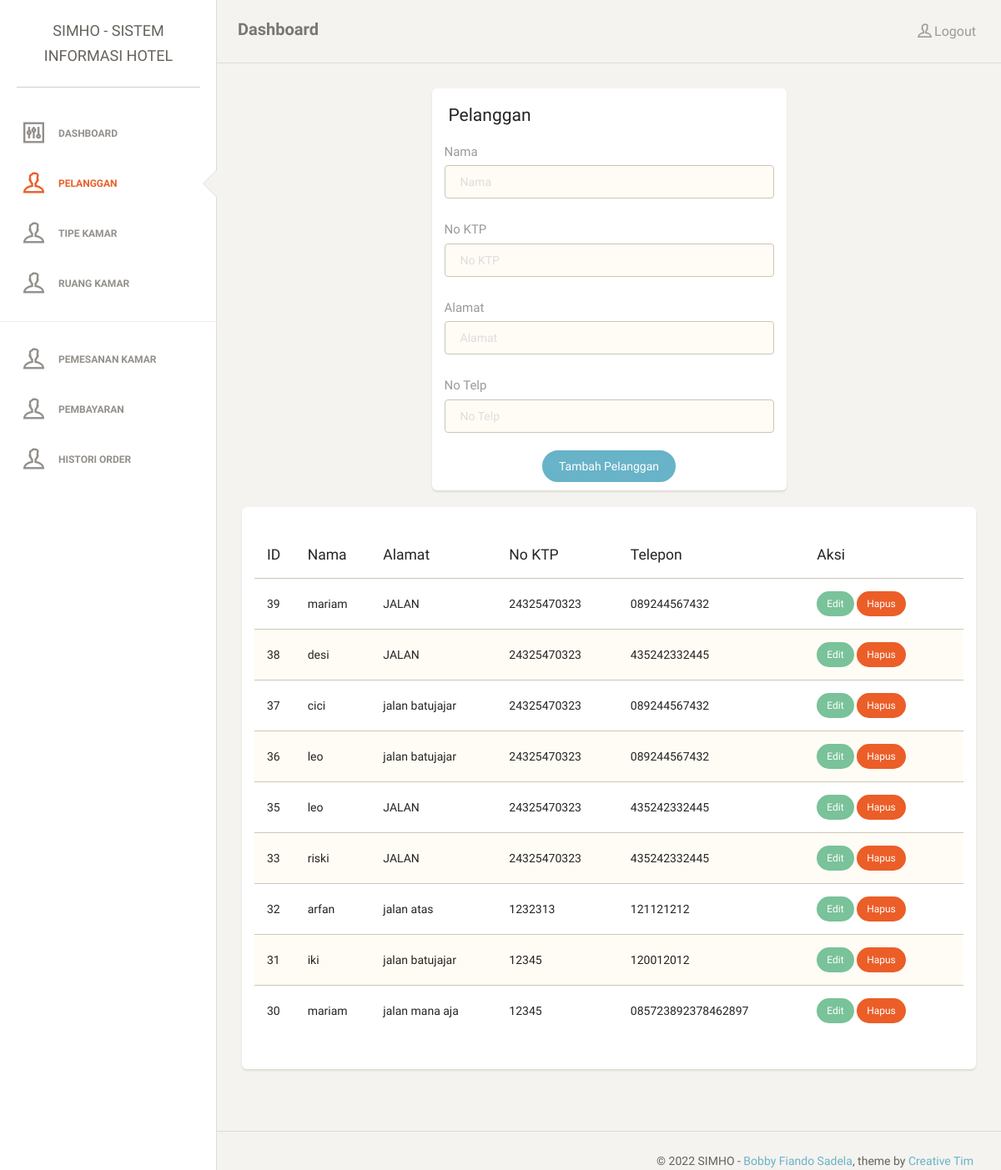
/simho/admin/pelanggan.php (signed in), run on the app's committed database.
### tables this page shows
CREATE TABLE `pelanggan` (
  `idpelanggan` int(11) NOT NULL,
  `nama` varchar(45) NOT NULL,
  `alamat` varchar(45) NOT NULL,
  `no_ktp` varchar(18) NOT NULL,
  `telepon` varchar(18) NOT NULL
);

### simho/admin/content/pelanggan.php (the view, shortened to what this page needs)
<?php
  $pelanggan = mysqli_query($connect, "SELECT * FROM pelanggan ORDER BY idpelanggan DESC");
?>
  <div class="col-md-6 col-md-offset-3">
    <div class="card">
      <div class="header">
        <h4 class="title">Pelanggan</h4>
      </div>
      <div class="content">
        <form method="post" action="<?php $_SERVER['PHP_SELF']; ?>">
          <div class="row">
            <div class="col-md-12">
              <div class="form-group">
                <label>Nama</label>
                <input type="text" name="nama" class="form-control border-input" placeholder="Nama" value="">
              </div>
            </div>
          </div>
          <div class="row">
            <div class="col-md-12">
              <div class="form-group">
                <label>No KTP</label>
                <input type="text" name="no_ktp" class="form-control border-input" placeholder="No KTP" value="">
              </div>
            </div>
          </div>
          <div class="row">
            <div class="col-md-12">
              <div class="form-group">
                <label>Alamat</label>
                <input type="text" name="alamat" class="form-control border-input" placeholder="Alamat" value="">
              </div>
            </div>
          </div>
          <div class="row">
            <div class="col-md-12">
              <div class="form-group">
                <label>No Telp</label>
                <input type="text" name="telepon" class="form-control border-input" placeholder="No Telp" value="">
              </div>
            </div>
          </div>
          <div class="text-center">
            <button type="submit" class="btn btn-info btn-fill btn-wd" name="submit">Tambah Pelanggan</button>
          </div>
      </div>
    </div>
  </div>
  <div class="col-md-12">
<div class="card">
  <div class="content">
    <div class="content table-responsive table-full-width">
      <?php if (empty($pelanggan)): ?>
      <h3>Data Pelanggan kosong !</h3>
      <?php else: ?>
      <table class="table table-striped">
        <thead>
          <tr>
            <th>ID</th>
            <th>Nama</th>
            <th>Alamat</th>
            <th>No KTP</th>
            <th>Telepon</th>
            <th>Aksi</th>
          </tr>
        </thead>
        <tbody>
          <?php foreach ($pelanggan as $k => $v): ?>
          <tr>
            <td>
              <?php echo $v['idpelanggan']; ?>
            </td>
            <td>
              <?php echo $v['nama']; ?>
            </td>
            <td>
              <?php echo $v['alamat']; ?>
            </td>
            <td>
              <?php echo $v['no_ktp']; ?>
            </td>
            <td>
              <?php echo $v['telepon']; ?>
            </td>
            <td>
              <a href="pelanggan.php?aksi=edit&id=<?php echo $v['idpelanggan']; ?>" class="btn btn-success btn-fill btn-sm">Edit</a>
              <a href="pelanggan.php?aksi=hapus&id=<?php echo $v['idpelanggan']; ?>" class="btn btn-danger btn-fill btn-sm">Hapus</a>
            </td>
          </tr>
          <?php endforeach; ?>
        </tbody>
      </table>
      <?php endif; ?>
    </div>
  </div>
  </div>
  </div>

### simho/admin/lib/header.php (shortened to what this page needs)
<!doctype html>
<html lang="en">
<head>
    <link href="assets/css/bootstrap.min.css" rel="stylesheet" />
    <link href="assets/css/animate.min.css" rel="stylesheet"/>
    <link href="assets/css/paper-dashboard.css" rel="stylesheet"/>
    <link href="http://maxcdn.bootstrapcdn.com/font-awesome/latest/css/font-awesome.min.css" rel="stylesheet">
    <link href="assets/css/themify-icons.css" rel="stylesheet">
</head>
<body>

### simho/admin/pelanggan.php (shortened to what this page needs)
<?php include_once('lib/header.php'); ?>
<div class="wrapper">
  <?php include_once('lib/sidebar.php'); ?>
  <div class="main-panel">
    <?php include_once('lib/navbar.php'); ?>
    <div class="content">
      <div class="container-fluid">
        <div class="row">
          <?php if(isset($_GET['aksi']) && $_GET['aksi'] == 'edit') : ?>
            <?php include_once('content/edit_pelanggan.php'); ?>
          <?php else: ?>
            <?php include_once('content/pelanggan.php'); ?>
          <?php endif; ?>
        </div>
      </div>
    </div>
    <?php include_once("lib/footer-top.php"); ?>
  </div>
</div>
<?php include_once('lib/footer.php'); ?>

### simho/admin/lib/sidebar.php
<div class="sidebar" data-background-color="white" data-active-color="danger">
    	<div class="sidebar-wrapper">
            <div class="logo">
                <a href="http://www.creative-tim.com" class="simple-text">
                SIMHO - Sistem Informasi Hotel
                </a>
            </div>
            <ul class="nav">
                <li class="<?php echo (basename($_SERVER['PHP_SELF']) == 'index.php') ? 'active' : ''; ?>">
                    <a href="index.php">
                        <i class="ti-panel"></i>
                        <p>Dashboard</p>
                    </a>
                </li>
                <li class="<?php echo (basename($_SERVER['PHP_SELF']) == 'pelanggan.php') ? 'active' : ''; ?>">
                    <a href="pelanggan.php">
                        <i class="ti-user"></i>
                        <p>Pelanggan</p>
                    </a>
                </li>
                <li class="<?php echo (basename($_SERVER['PHP_SELF']) == 'tipe_kamar.php') ? 'active' : ''; ?>">
                    <a href="tipe_kamar.php">
                        <i class="ti-user"></i>
                        <p>Tipe Kamar</p>
                    </a>
                </li>
                <li class="<?php echo (basename($_SERVER['PHP_SELF']) == 'ruang_kamar.php') ? 'active' : ''; ?>">
                    <a href="ruang_kamar.php">
                        <i class="ti-user"></i>
                        <p>Ruang Kamar</p>
                    </a>
                </li>
                <hr>
                <li class="<?php echo (basename($_SERVER['PHP_SELF']) == 'pemesanan.php') ? 'active' : ''; ?>">
                    <a href="pemesanan.php">
                        <i class="ti-user"></i>
                        <p>Pemesanan Kamar</p>
                    </a>
                </li>
                <li class="<?php echo (basename($_SERVER['PHP_SELF']) == 'pembayaran.php') ? 'active' : ''; ?>">
                    <a href="pembayaran.php">
                        <i class="ti-user"></i>
                        <p>Pembayaran</p>
                    </a>
                </li>
                <li class="<?php echo (basename($_SERVER['PHP_SELF']) == 'histori_order.php') ? 'active' : ''; ?>">
                    <a href="histori_order.php">
                        <i class="ti-user"></i>
                        <p>Histori Order</p>
                    </a>
                </li>
            </ul>
    	</div>
    </div>

### simho/admin/lib/navbar.php (shortened to what this page needs)
<nav class="navbar navbar-default">
    <div class="container-fluid">
        <div class="navbar-header">
            <a class="navbar-brand" href="#">Dashboard</a>
        </div>
        <div class="collapse navbar-collapse">
            <ul class="nav navbar-nav navbar-right">
                <li>
                    <a href="logout.php">
                        <i class="ti-user"></i>
                        <p>Logout</p>
                    </a>
                </li>
            </ul>
        </div>
    </div>
</nav>

### simho/admin/lib/footer-top.php (shortened to what this page needs)
<footer class="footer">
            <div class="container-fluid">
                <div class="copyright pull-right">
                    &copy; <script>document.write(new Date().getFullYear())</script> SIMHO - <a href="http://bobbyfiando.com">Bobby Fiando Sadela</a>, theme by <a href="http://www.creative-tim.com">Creative Tim</a>
                </div>
            </div>
</footer>

### simho/admin/lib/footer.php (shortened to what this page needs)
</body>
</html>

### data on the page
pelanggan: idpelanggan "39", nama "mariam", alamat "JALAN", no_ktp "24325470323", telepon "089244567432"
pelanggan: idpelanggan "38", nama "desi", alamat "JALAN", no_ktp "24325470323", telepon "435242332445"
pelanggan: idpelanggan "37", nama "cici", alamat "jalan batujajar", no_ktp "24325470323", telepon "089244567432"
pelanggan: idpelanggan "36", nama "leo", alamat "jalan batujajar", no_ktp "24325470323", telepon "089244567432"
pelanggan: idpelanggan "35", nama "leo", alamat "JALAN", no_ktp "24325470323", telepon "435242332445"
pelanggan: idpelanggan "33", nama "riski", alamat "JALAN", no_ktp "24325470323", telepon "435242332445"
pelanggan: idpelanggan "32", nama "arfan", alamat "jalan atas", no_ktp "1232313", telepon "121121212"
pelanggan: idpelanggan "31", nama "iki", alamat "jalan batujajar", no_ktp "12345", telepon "120012012"
pelanggan: idpelanggan "30", nama "mariam", alamat "jalan mana aja", no_ktp "12345", telepon "085723892378462897"
